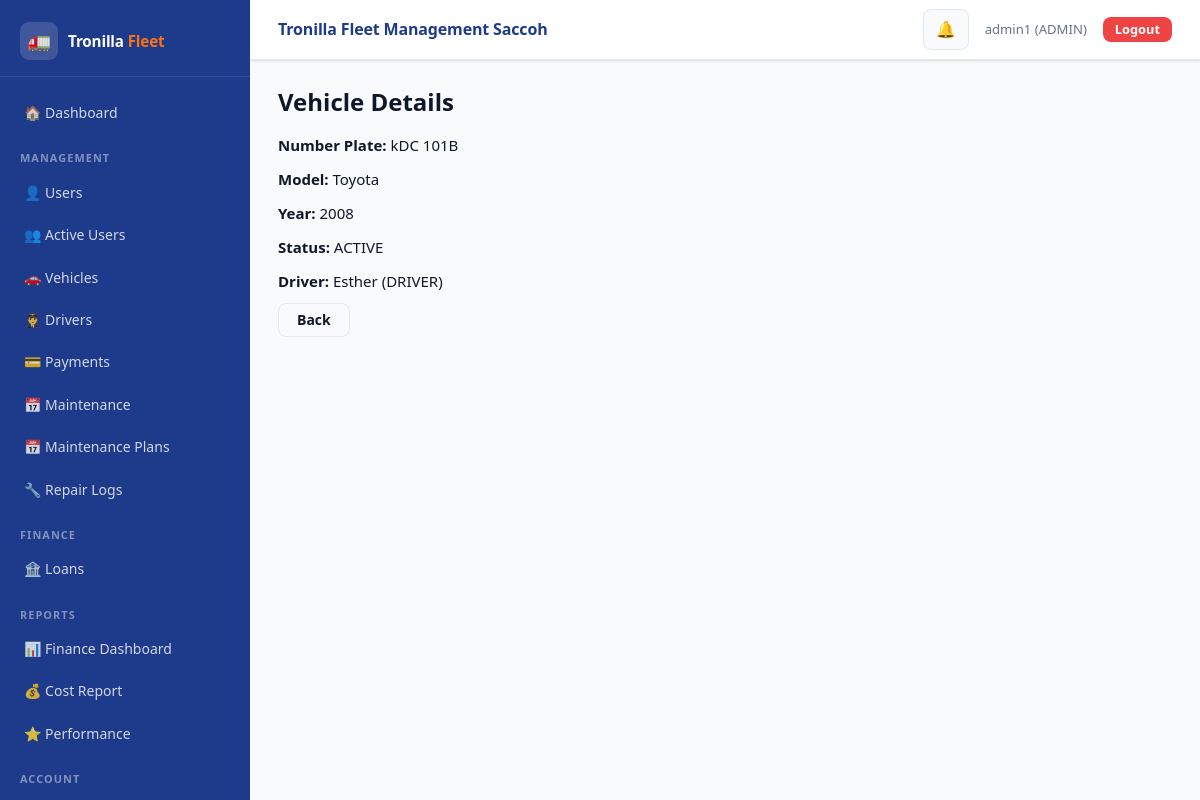
/vehicles/3/ (signed in), run on the app's committed database.
### accounts/models.py (models this page shows, shortened)
class User(AbstractUser):
    ROLE_CHOICES = (
        ('ADMIN', 'Admin'),
        ('DRIVER', 'Driver'),
    )
    role = models.CharField(
        max_length=10,
        choices=ROLE_CHOICES,
        default='DRIVER'
    )
    phone_number = models.CharField(
        max_length=15,
        blank=True,
        null=True,
        unique=True
    )
    is_active_driver = models.BooleanField(default=True)
    def __str__(self):
        return f"{self.username} ({self.role})"

### vehicles/models.py (models this page shows, shortened)
class Vehicle(models.Model):
    STATUS_CHOICES = (
        ('ACTIVE', 'Active'),
        ('MAINTENANCE', 'Under Maintenance'),
        ('INACTIVE', 'Inactive'),
    )
    number_plate = models.CharField(max_length=20, unique=True)
    model = models.CharField(max_length=100)
    year = models.PositiveIntegerField()
    status = models.CharField(
        max_length=20,
        choices=STATUS_CHOICES,
        default='ACTIVE'
    )
    assigned_driver = models.ForeignKey(
        User,
        on_delete=models.SET_NULL,
        null=True,
        blank=True,
        limit_choices_to={'role': 'DRIVER'}
    )

### vehicles/views.py (the view)
# urls.py: path('<int:pk>/', views.vehicle_detail, name='vehicle_detail'),
@admin_required
def vehicle_detail(request, pk):
    vehicle = get_vehicle(pk)
    return render(request, 'vehicle_detail.html', {'vehicle': vehicle})

### accounts/permissions.py (called while the page is built)
def admin_required(view_func):
    @wraps(view_func)
    def wrapper(request, *args, **kwargs):
        if request.user.is_authenticated and request.user.role == 'ADMIN':
            response = view_func(request, *args, **kwargs)
            response['Cache-Control'] = 'no-cache, no-store, must-revalidate'
            response['Pragma'] = 'no-cache'
            response['Expires'] = '0'
            return response
        return redirect('login')
    return wrapper

### notifications/context_processors.py (called while the page is built)
def notification_context(request):
    if request.user.is_authenticated:
        notifications = get_user_notifications(request.user)[:10]  # 🔥 limit for navbar
        unread_count = get_unread_count(request.user)
    else:
        notifications = []
        unread_count = 0
    return {
        "notifications": notifications,
        "unread_count": unread_count
    }

### notifications/services.py (called while the page is built)
def get_user_notifications(user):
    return Notification.objects.filter(user=user)

def get_unread_count(user):
    return Notification.objects.filter(
        user=user,
        is_read=False
    ).count()

### vehicles/services.py (called while the page is built)
def get_vehicle(vehicle_id):
    return Vehicle.objects.get(id=vehicle_id)

### vehicles/templates/vehicle_detail.html
{% extends 'base.html' %}
{% block content %}
<h2>Vehicle Details</h2>
<p><strong>Number Plate:</strong> {{ vehicle.number_plate }}</p>
<p><strong>Model:</strong> {{ vehicle.model }}</p>
<p><strong>Year:</strong> {{ vehicle.year }}</p>
<p><strong>Status:</strong> {{ vehicle.status }}</p>
<p><strong>Driver:</strong> {{ vehicle.assigned_driver }}</p>
<a href="{% url 'vehicle_list' %}" class="btn btn-secondary">Back</a>
{% endblock %}

### accounts/templates/base.html (shortened to what this page needs)
<!DOCTYPE html>
<html lang="en">
{% load static %}
<head>
  <link href="https://cdn.jsdelivr.net/npm/bootstrap@5.3.0/dist/css/bootstrap.min.css" rel="stylesheet">
  <link rel="stylesheet" href="{% static 'css/style.css' %}">
</head>
<body>
<div class="layout-wrap">
  <aside class="sidebar" id="sidebar">
    <div class="sidebar-brand">
      <div class="brand-icon">🚛</div>
      <div class="brand-name">Tronilla <span>Fleet</span></div>
    </div>
    <nav class="sidebar-nav" onclick="handleNavClick(event)">
      {% if request.user.is_authenticated %}
        <a href="{% if request.user.role == 'ADMIN' %}{% url 'admin_dashboard' %}{% else %}{% url 'driver_dashboard' %}{% endif %}">
          🏠 Dashboard
        </a>
        {% if request.user.role == 'ADMIN' %}
          <div class="sidebar-section-label">Management</div>
          <a href="{% url 'user_list' %}">👤 Users</a>
          <a href="{% url 'active_users' %}">👥 Active Users</a>
          <a href="{% url 'vehicle_list' %}">🚗 Vehicles</a>
          <a href="{% url 'driver_list' %}">👨‍✈️ Drivers</a>
          <a href="{% url 'admin_payment_list' %}">💳 Payments</a>
          <a href="{% url 'schedule_list' %}">📅 Maintenance</a>
          <a href="{% url 'maintenance_plans' %}">📅 Maintenance Plans</a>
          <a href="{% url 'repair_logs' %}">🔧 Repair Logs</a>
          <div class="sidebar-section-label">Finance</div>
          <a href="{% url 'loan_list' %}">🏦 Loans</a>
          <div class="sidebar-section-label">Reports</div>
          <a href="{% url 'dashboard' %}">📊 Finance Dashboard</a>
          <a href="{% url 'cost_report' %}">💰 Cost Report</a>
          <a href="{% url 'performance_report' %}">⭐ Performance</a>
        {% endif %}
        <div class="sidebar-section-label">Account</div>
        <a href="{% url 'logout' %}" style="color:#fca5a5;">🚪 Logout</a>
      {% endif %}
    </nav>
  </aside>
  <div class="main-wrap">
    <header class="topbar">
      <div class="topbar-title">Tronilla Fleet Management Saccoh</div>
      <div class="topbar-right">
        {% if request.user.is_authenticated %}
          <div style="position:relative;">
            <button class="notif-btn" id="notif-toggle">
              🔔
            </button>
          </div>
          <span class="topbar-user">{{ request.user.username }} ({{ request.user.role }})</span>
          <a href="{% url 'logout' %}" class="btn btn-danger btn-sm d-md-inline-flex">Logout</a>
        {% endif %}
      </div>
    </header>
    <div class="page-content">
      {% block content %}{% endblock %}
    </div>
  </div>
</div>
</body>
</html>

### static/css/style.css (style rules this page uses)
*, *::before, *::after { box-sizing: border-box; margin: 0; padding: 0; }
:root { --blue: #1E3A8A; --blue-mid: #2563eb; --blue-dark: #162d6e; --blue-light: #dbeafe; --orange: #F97316; --orange-dark: #ea6a0a; --orange-light: #ffedd5; --green: #10b981; --green-light: #d1fae5; --red: #ef4444; --red-light: #fee2e2; --amber: #f59e0b; --amber-light: #fef3c7; --surface: #ffffff; --surface-2: #f8fafc; --border: #e2e8f0; --text-main: #0f172a; --text-muted: #64748b; --radius: 12px; --radius-sm: 8px; --shadow-sm: 0 1px 3px rgba(0,0,0,.08), 0 1px 2px rgba(0,0,0,.05); --shadow-md: 0 4px 16px rgba(0,0,0,.09); --shadow-lg: 0 8px 32px rgba(0,0,0,.12); --sidebar-w: 250px; --transition: .18s ease; }
html { scroll-behavior: smooth; overflow-x: hidden; width: 100%; max-width: 100vw; }
body { font-family: 'Segoe UI', system-ui, -apple-system, sans-serif; font-size: 15px; line-height: 1.6; color: var(--text-main); background: var(--surface-2); overflow-x: hidden; width: 100%; max-width: 100vw; }
a { text-decoration: none; color: var(--blue-mid); }
.layout-wrap { display: flex; min-height: 100vh; }
.sidebar { width: var(--sidebar-w); min-height: 100vh; background: var(--blue); color: #fff; padding: 0; flex-shrink: 0; display: flex; flex-direction: column; position: sticky; top: 0; height: 100vh; overflow-y: auto; }
.sidebar-brand { padding: 22px 20px 16px; border-bottom: 1px solid rgba(255,255,255,.1); display: flex; align-items: center; gap: 10px; position: relative; }
.sidebar-brand .brand-icon { width: 38px; height: 38px; border-radius: 9px; background: rgba(255,255,255,.15); display: flex; align-items: center; justify-content: center; font-size: 1.2rem; flex-shrink: 0; }
.sidebar-brand .brand-name { font-size: .95rem; font-weight: 800; color: #fff; letter-spacing: -.01em; line-height: 1.2; }
.sidebar-brand .brand-name span { color: var(--orange); }
.sidebar-nav { padding: 16px 12px; flex: 1; }
.sidebar-section-label { font-size: .68rem; font-weight: 700; text-transform: uppercase; letter-spacing: .1em; color: rgba(255,255,255,.45); padding: 14px 8px 6px; }
.sidebar-nav a { display: flex; align-items: center; gap: 9px; padding: 9px 12px; border-radius: var(--radius-sm); color: rgba(255,255,255,.8); font-size: .875rem; font-weight: 500; transition: background var(--transition), color var(--transition); margin-bottom: 2px; }
.main-wrap { flex: 1; display: flex; flex-direction: column; min-width: 0; max-width: 100%; overflow-x: hidden; }
.topbar { background: var(--surface); border-bottom: 1px solid var(--border); padding: 0 28px; height: 60px; display: flex; align-items: center; justify-content: space-between; position: sticky; top: 0; z-index: 50; box-shadow: var(--shadow-sm); gap: 12px; }
.topbar-title { font-size: 1rem; font-weight: 700; color: var(--blue); letter-spacing: -.01em; flex: 1; min-width: 0; white-space: nowrap; overflow: hidden; text-overflow: ellipsis; }
.topbar-right { display: flex; align-items: center; gap: 16px; flex-shrink: 0; }
.topbar-user { font-size: .82rem; color: var(--text-muted); font-weight: 500; }
.page-content { padding: 28px; flex: 1; min-width: 0; max-width: 100%; overflow-x: hidden; }
.notif-btn { position: relative; background: var(--surface-2); border: 1px solid var(--border); border-radius: var(--radius-sm); padding: 7px 12px; cursor: pointer; font-size: 1rem; transition: background var(--transition); }
.btn { display: inline-flex; align-items: center; gap: 6px; padding: 9px 18px; border-radius: var(--radius-sm); font-size: .875rem; font-weight: 600; border: none; cursor: pointer; transition: opacity var(--transition), transform var(--transition), box-shadow var(--transition); text-decoration: none; line-height: 1; white-space: nowrap; }
.btn-danger { background: var(--red); color: #fff; }
.btn-secondary { background: var(--surface-2); color: var(--text-main); border: 1px solid var(--border); }
.btn-sm { padding: 6px 12px; font-size: .8rem; }
strong, .fw-bold { font-weight: 700; }
h2 { font-size: 1.5rem; font-weight: 800; margin-bottom: 16px; color: var(--text-main); }
p { margin-bottom: 10px; }

### data on the page
User: user.username "admin1", user.role "ADMIN"
Vehicle: number_plate "kDC 101B", model "Toyota", year "2008", status "ACTIVE", assigned_driver "Esther (DRIVER)"
